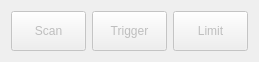
<?xml version="1.0" encoding="UTF-8"?>
<ui version="4.0">
 <class>windowManual</class>
 <widget class="QWidget" name="windowManual">
  <property name="geometry">
   <rect>
    <x>0</x>
    <y>0</y>
    <width>255</width>
    <height>58</height>
   </rect>
  </property>
  <property name="windowTitle">
   <string>Form</string>
  </property>
  <layout class="QHBoxLayout" name="horizontalLayout">
   <item>
    <widget class="QPushButton" name="buttonScan">
     <property name="enabled">
      <bool>false</bool>
     </property>
     <property name="minimumSize">
      <size>
       <width>75</width>
       <height>40</height>
      </size>
     </property>
     <property name="text">
      <string>Scan</string>
     </property>
    </widget>
   </item>
   <item>
    <widget class="QPushButton" name="buttonTrigger">
     <property name="enabled">
      <bool>false</bool>
     </property>
     <property name="sizePolicy">
      <sizepolicy hsizetype="Minimum" vsizetype="Fixed">
       <horstretch>0</horstretch>
       <verstretch>0</verstretch>
      </sizepolicy>
     </property>
     <property name="minimumSize">
      <size>
       <width>75</width>
       <height>40</height>
      </size>
     </property>
     <property name="text">
      <string>Trigger</string>
     </property>
    </widget>
   </item>
   <item>
    <widget class="QPushButton" name="buttonLimit">
     <property name="enabled">
      <bool>false</bool>
     </property>
     <property name="sizePolicy">
      <sizepolicy hsizetype="Minimum" vsizetype="Fixed">
       <horstretch>0</horstretch>
       <verstretch>0</verstretch>
      </sizepolicy>
     </property>
     <property name="minimumSize">
      <size>
       <width>75</width>
       <height>40</height>
      </size>
     </property>
     <property name="text">
      <string>Limit</string>
     </property>
    </widget>
   </item>
  </layout>
 </widget>
 <resources/>
 <connections/>
</ui>
